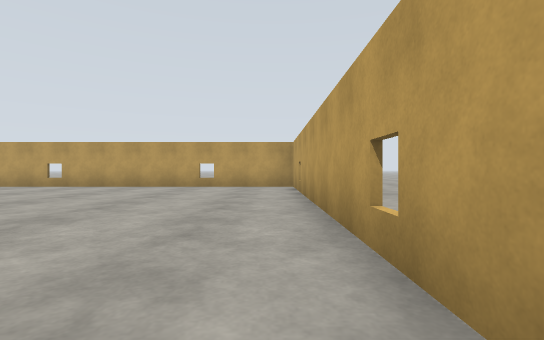
[1] (above)

17 first-person views from a walk through a world built for the Gazebo simulator. The camera is 0.94 m above the floor, looks level and sees 85° across. The floor is counted in squares, 2 m on a side. Each view is taken from the middle of a square. On the plan, view 1 faces up. The plan holds only what a view shows up to about 9 squares ahead; the rest is blank. Simple patterns stand in for the simulator's built-in surfaces.

[2]
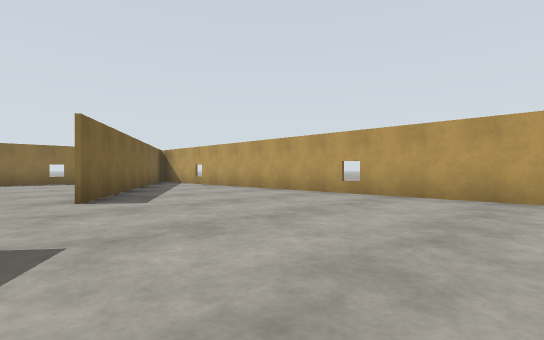

[3]
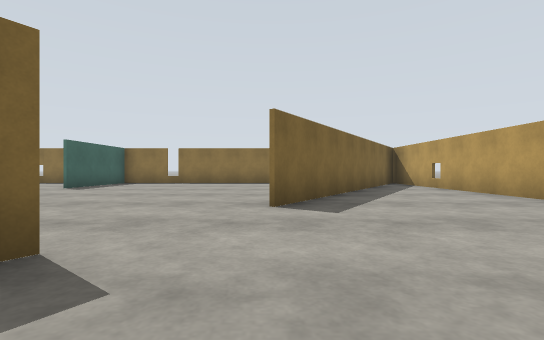

[4]
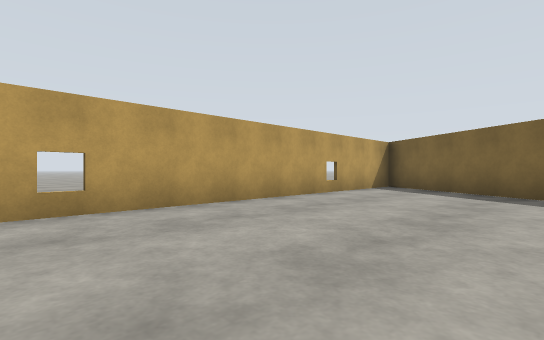

[5]
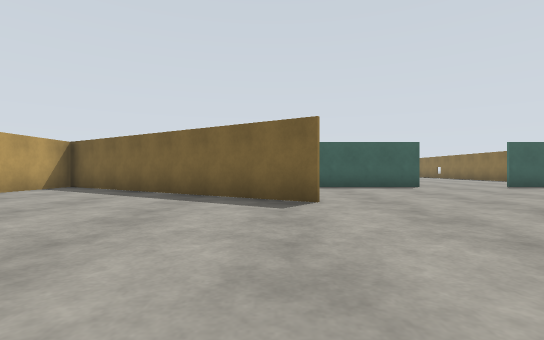

[6]
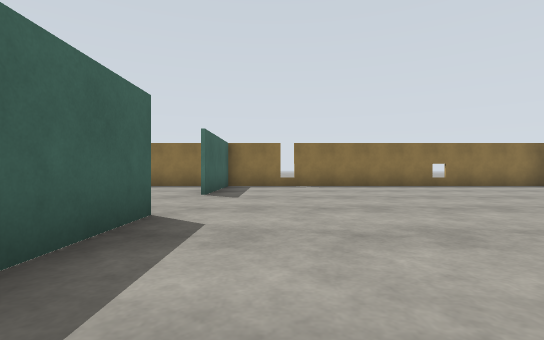

[7]
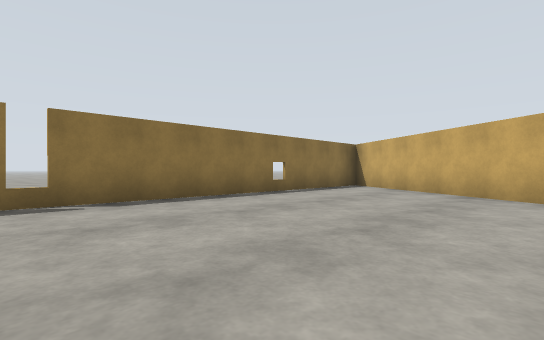

[8]
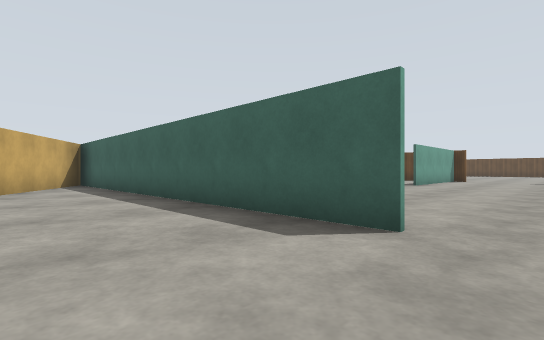

[9]
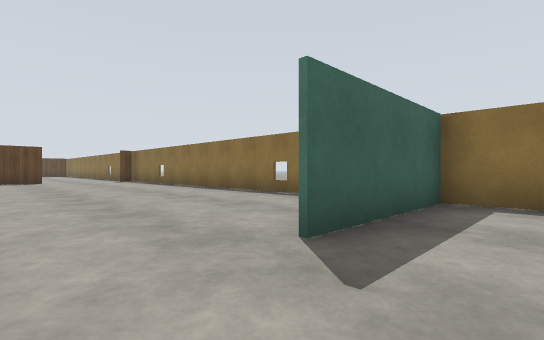

[10]
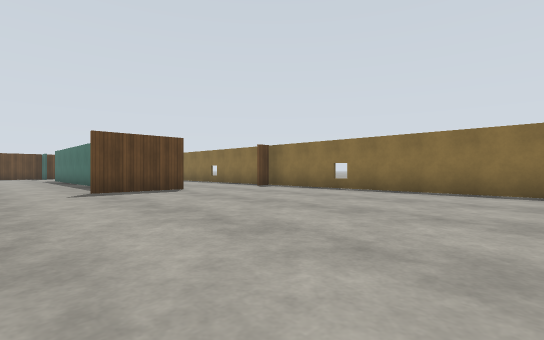

[11]
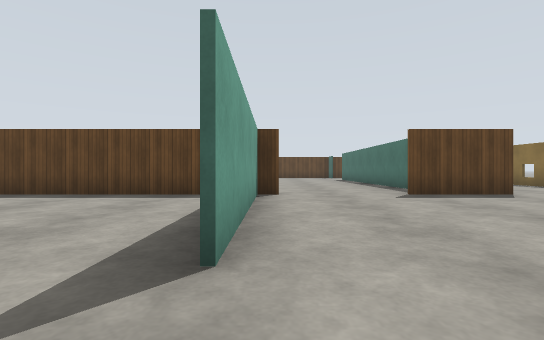

[12]
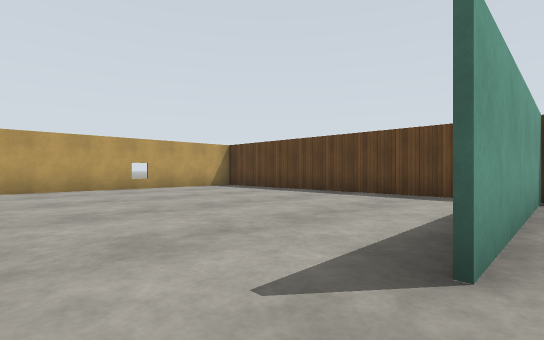

[13]
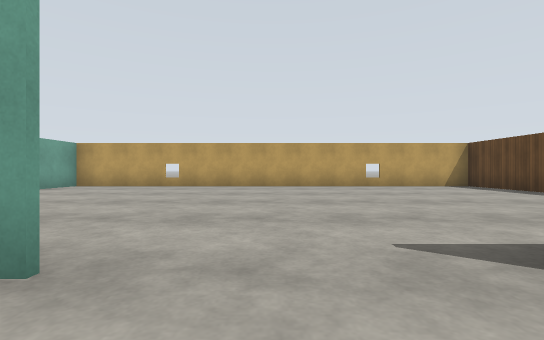

[14]
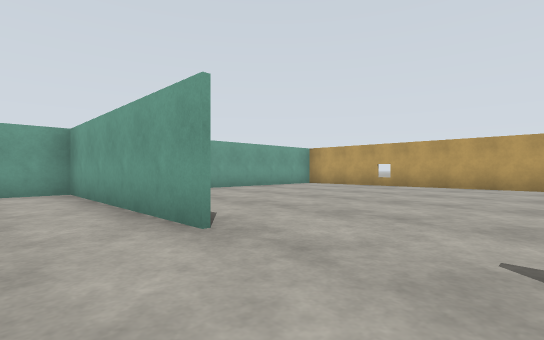

[15]
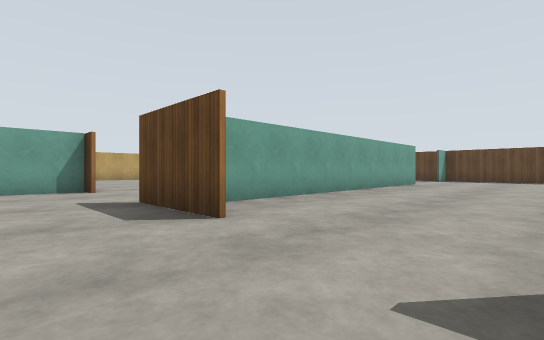

[16]
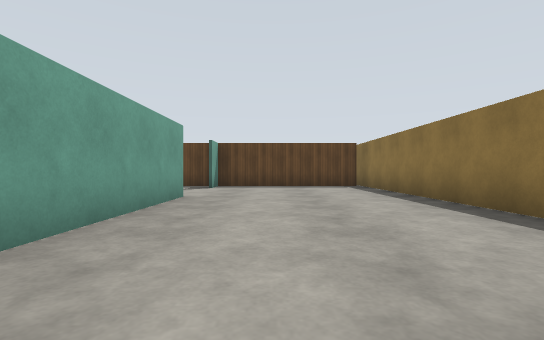

[17]
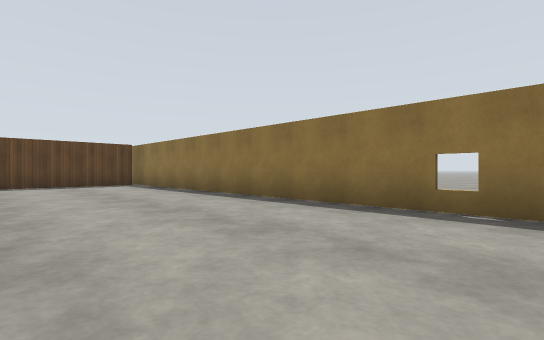

### Floor plan
Points are (right, up) in squares from view 1. A wall is a line through its corners. A room is listed if a view was taken in it or the views show most of it. See-through windows are left out.
Room 1 (views 1, 2, 3, 4, 5)
walls: (-5.7, 2.7) (0.8, -1.3); (0.6, 8.3) (-13, 8.3); (-1.5, -1.3) (0.5, -1.3); (0.6, -1) (0.6, 8); (-13, 7.3) (-7.7, 4)
ways out: opening at (-7, 3) to room 2
Room 2 (views 6, 7, 8, 9)
walls: (-9.1, -1.3) (-1.5, -1.3); (-10.2, 5.5) (-14.6, 8.3) (-14.6, -0.9); (-14.6, -1.3) (-11.5, -1.3)
ways out: opening at (-7, 3) to room 1; opening at (-10.5, -1) to room 3
Room 3 (views 10, 11, 12, 13, 14, 15, 16, 17)
walls: (-7.3, -12.7) (0.6, -12.7) (0.6, -1); (-6.7, -12.8) (-6.7, -8.4); (-6.7, -6) (-6.7, -1.3) (-7.8, -1.3); (-11.6, -12.7) (-9.6, -12.7); (-14.6, -15.1) (-14.6, -25); (-14.6, -0.9) (-14.6, -12.1); (-10.4, -21.2) (-10.4, -13.5); (0.5, -1.3) (-2.6, 0.7); (0.8, -1.3) (-3.6, -1.3); (-10.4, -24.5) (-10.4, -23.7); (-14.5, -24.6) (-9.4, -24.6)
ways out: opening at (-10.5, -1) to room 2; opening at (-10, -22.5); opening at (-8.5, -13)

Positions as (right, up) in squares from view 1, and headings:
1: (0, 0), facing up
2: (-3, 3), facing up-left
3: (-4, 4), facing left
4: (-3, 7), facing down-right
5: (-5, 7), facing down
6: (-6, 0), facing left
7: (-10, 0), facing up-left
8: (-10, 1), facing down-right
9: (-10, 0), facing down-left
10: (-8, -6), facing down-left
11: (-7, -7), facing down
12: (-7, -7), facing down-right
13: (-8, -7), facing right
14: (-8, -8), facing up-right
15: (-14, -11), facing down-right
16: (-12, -16), facing down
17: (-11, -15), facing down-left
